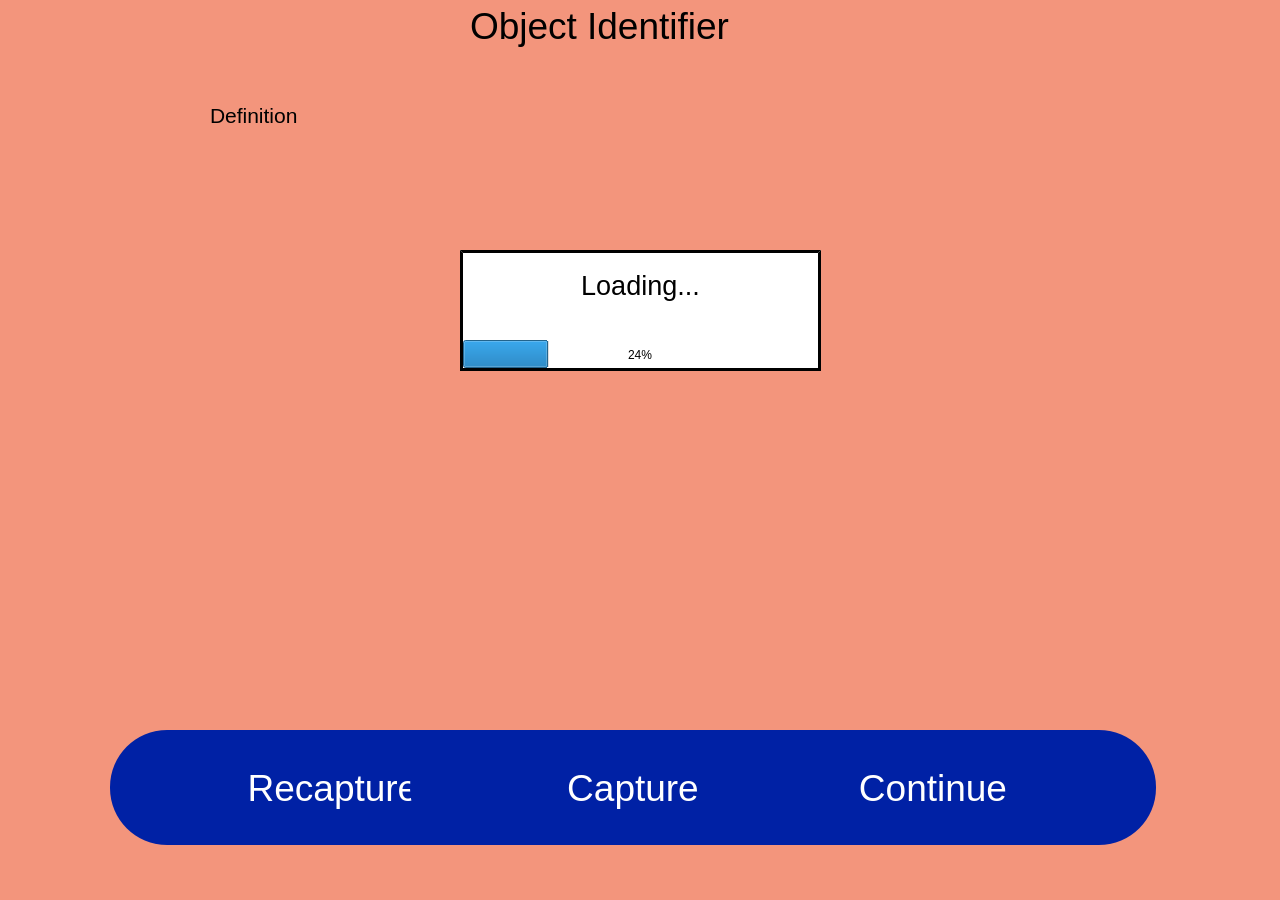
<?xml version="1.0" encoding="UTF-8"?>
<ui version="4.0">
 <class>MainWindow</class>
 <widget class="QMainWindow" name="MainWindow">
  <property name="geometry">
   <rect>
    <x>0</x>
    <y>0</y>
    <width>1280</width>
    <height>900</height>
   </rect>
  </property>
  <property name="minimumSize">
   <size>
    <width>1280</width>
    <height>900</height>
   </size>
  </property>
  <property name="windowTitle">
   <string>MainWindow</string>
  </property>
  <property name="autoFillBackground">
   <bool>false</bool>
  </property>
  <property name="styleSheet">
   <string notr="true">background-color: #f3957c
</string>
  </property>
  <widget class="QWidget" name="centralwidget">
   <widget class="QPushButton" name="captureButton">
    <property name="enabled">
     <bool>true</bool>
    </property>
    <property name="geometry">
     <rect>
      <x>410</x>
      <y>730</y>
      <width>446</width>
      <height>115</height>
     </rect>
    </property>
    <property name="minimumSize">
     <size>
      <width>0</width>
      <height>115</height>
     </size>
    </property>
    <property name="font">
     <font>
      <pointsize>28</pointsize>
     </font>
    </property>
    <property name="styleSheet">
     <string notr="true">QPushBuuton{
	border: 1px solid;
	border-radius: 57px;
	border-color: blue;
}

QPushButton:enabled {
	border-radius: 57px;
	background-color: #0021A5;
	color: white;
}

QPushButton:pressed {
	background-color: #6b87f1;
	color: #fffffe;
}
QPushButton:hover:!pressed {
	background-color: #E1f4FF;
	color: #0c2f70
}</string>
    </property>
    <property name="text">
     <string>Capture</string>
    </property>
   </widget>
   <widget class="QPushButton" name="recaptureButton">
    <property name="geometry">
     <rect>
      <x>110</x>
      <y>730</y>
      <width>446</width>
      <height>115</height>
     </rect>
    </property>
    <property name="font">
     <font>
      <pointsize>28</pointsize>
     </font>
    </property>
    <property name="styleSheet">
     <string notr="true">QPushBuuton{
	border: 1px solid;
	border-radius: 50px;
	border-color: blue;
}

QPushButton:enabled {
	border-radius: 57px;
	background-color: #0021A5;
	color: white;
}

QPushButton:pressed {
	background-color: #6b87f1;
	color: #fffffe;
}
QPushButton:hover:!pressed {
	background-color: #E1f4FF;
	color: #0c2f70
}</string>
    </property>
    <property name="text">
     <string>Recapture</string>
    </property>
   </widget>
   <widget class="QPushButton" name="continueButton">
    <property name="enabled">
     <bool>true</bool>
    </property>
    <property name="geometry">
     <rect>
      <x>710</x>
      <y>730</y>
      <width>446</width>
      <height>115</height>
     </rect>
    </property>
    <property name="font">
     <font>
      <pointsize>28</pointsize>
     </font>
    </property>
    <property name="styleSheet">
     <string notr="true">QPushBuuton{
	border: 1px solid;
	border-radius: 50px;
	border-color: blue;
}

QPushButton:enabled {
	border-radius: 57px;
	background-color: #0021A5;
	color: white;
}

QPushButton:pressed {
	background-color: #6b87f1;
	color: #fffffe;
}
QPushButton:hover:!pressed {
	background-color: #E1f4FF;
	color: #0c2f70
}</string>
    </property>
    <property name="text">
     <string>Continue</string>
    </property>
   </widget>
   <widget class="QLabel" name="objectNameLabel">
    <property name="geometry">
     <rect>
      <x>470</x>
      <y>0</y>
      <width>361</width>
      <height>51</height>
     </rect>
    </property>
    <property name="font">
     <font>
      <pointsize>28</pointsize>
     </font>
    </property>
    <property name="text">
     <string>Object Identifier</string>
    </property>
   </widget>
   <widget class="QLabel" name="definitionLabel">
    <property name="geometry">
     <rect>
      <x>210</x>
      <y>60</y>
      <width>801</width>
      <height>111</height>
     </rect>
    </property>
    <property name="font">
     <font>
      <pointsize>16</pointsize>
     </font>
    </property>
    <property name="text">
     <string>Definition</string>
    </property>
   </widget>
   <widget class="QLabel" name="imageLabel">
    <property name="geometry">
     <rect>
      <x>210</x>
      <y>90</y>
      <width>800</width>
      <height>600</height>
     </rect>
    </property>
    <property name="frameShape">
     <enum>QFrame::Box</enum>
    </property>
    <property name="lineWidth">
     <number>0</number>
    </property>
    <property name="text">
     <string/>
    </property>
   </widget>
   <widget class="QLabel" name="loadingWindow">
    <property name="geometry">
     <rect>
      <x>460</x>
      <y>250</y>
      <width>361</width>
      <height>121</height>
     </rect>
    </property>
    <property name="autoFillBackground">
     <bool>false</bool>
    </property>
    <property name="styleSheet">
     <string notr="true">background-color: #ffffff;
border-color: #000000;
border-width: 3px;
border-style: outset</string>
    </property>
    <property name="text">
     <string/>
    </property>
    <property name="margin">
     <number>0</number>
    </property>
   </widget>
   <widget class="QLabel" name="loadingText">
    <property name="geometry">
     <rect>
      <x>470</x>
      <y>260</y>
      <width>341</width>
      <height>51</height>
     </rect>
    </property>
    <property name="font">
     <font>
      <pointsize>20</pointsize>
      <kerning>true</kerning>
     </font>
    </property>
    <property name="autoFillBackground">
     <bool>false</bool>
    </property>
    <property name="styleSheet">
     <string notr="true">background-color: #ffffff;
color: #000000</string>
    </property>
    <property name="text">
     <string>Loading...</string>
    </property>
    <property name="alignment">
     <set>Qt::AlignCenter</set>
    </property>
   </widget>
   <widget class="QProgressBar" name="progressBar">
    <property name="geometry">
     <rect>
      <x>460</x>
      <y>340</y>
      <width>361</width>
      <height>31</height>
     </rect>
    </property>
    <property name="styleSheet">
     <string notr="true">background-color: white;
color: black;
border-style: solid;
border-width: 3px;
border-top: 0px

</string>
    </property>
    <property name="value">
     <number>24</number>
    </property>
    <property name="alignment">
     <set>Qt::AlignCenter</set>
    </property>
   </widget>
   <zorder>imageLabel</zorder>
   <zorder>recaptureButton</zorder>
   <zorder>continueButton</zorder>
   <zorder>objectNameLabel</zorder>
   <zorder>definitionLabel</zorder>
   <zorder>captureButton</zorder>
   <zorder>loadingWindow</zorder>
   <zorder>loadingText</zorder>
   <zorder>progressBar</zorder>
  </widget>
  <widget class="QMenuBar" name="menubar">
   <property name="geometry">
    <rect>
     <x>0</x>
     <y>0</y>
     <width>1280</width>
     <height>21</height>
    </rect>
   </property>
  </widget>
  <widget class="QStatusBar" name="statusbar"/>
 </widget>
 <resources/>
 <connections/>
</ui>
